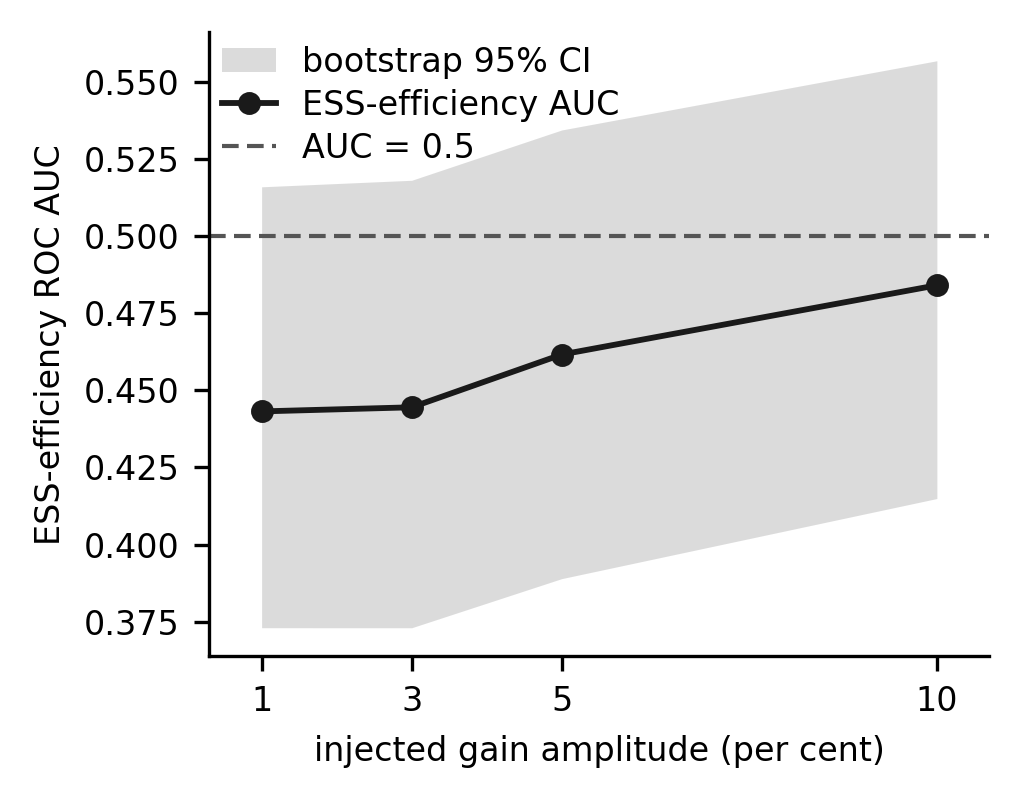

Recreate this plot in Python.
"""Journal-clean re-plot of the medium-level gain-amplitude sweep.

AUC points, a bootstrap 95% CI band and the AUC=0.5 reference line on a
linear 1-10 per cent x-axis, sized for a single journal column and with
plain axis labels. Nothing is recomputed here: every plotted value is read
from the persisted sweep-results json.

Source: outputs/is_reweight/amplitude_sweep_results.json
  (written by run_amplitude_sweep.py, level="medium", clean_n=150, n_mis=100,
  n_budget=6000 permutations per point; see that file's own header).
  For each of points["1pct"|"3pct"|"5pct"|"10pct"]:
    gain_factor      -> x-axis position (1, 3, 5, 10 per cent)
    auc_ess_eff      -> plotted AUC point
    ci95_lo/ci95_hi  -> plotted bootstrap 95% CI band

Output: amplitude_sweep_medium_journal.png (300 dpi) and .pdf, this
directory.
"""
from __future__ import annotations

import json
from pathlib import Path

import matplotlib
matplotlib.use("Agg")
import matplotlib.pyplot as plt

HERE = Path(__file__).resolve().parent
RESULTS_JSON = HERE / "amplitude_sweep_results.json"

with open(RESULTS_JSON) as f:
    results = json.loads(f.read())

assert results["level"] == "medium"

STRENGTHS = [1.0, 3.0, 5.0, 10.0]  # per cent, matches run_amplitude_sweep.py STRENGTHS
points = results["points"]

xs = STRENGTHS
aucs = [points[f"{s:g}pct"]["auc_ess_eff"] for s in xs]
los = [points[f"{s:g}pct"]["ci95_lo"] for s in xs]
his = [points[f"{s:g}pct"]["ci95_hi"] for s in xs]

# Cross-check against the values the coordinator quoted from memory
# (rounded to 3 d.p.): 0.443 / 0.445 / 0.462 / 0.484.
expected_auc_3dp = [0.443, 0.445, 0.462, 0.484]
for auc, want in zip(aucs, expected_auc_3dp):
    assert abs(round(auc, 3) - want) < 1e-9, (auc, want)

# ----------------------------------------------------------------------
# Plot.
# ----------------------------------------------------------------------
plt.rcParams.update({
    "font.size": 8,
    "axes.labelsize": 8,
    "xtick.labelsize": 8,
    "ytick.labelsize": 8,
    "legend.fontsize": 8,
    "font.family": "DejaVu Sans",
})

FIG_W_IN = 3.4
FIG_H_IN = 2.7

fig, ax = plt.subplots(figsize=(FIG_W_IN, FIG_H_IN))

ax.fill_between(xs, los, his, color="#8a8a8a", alpha=0.30, lw=0,
                 label="bootstrap 95% CI")
ax.plot(xs, aucs, marker="o", markersize=4.5, color="#1a1a1a", lw=1.4,
         label="ESS-efficiency AUC")
ax.axhline(0.5, color="#555555", lw=1.0, ls=(0, (4, 2)), label="AUC = 0.5")

ax.set_xlabel("injected gain amplitude (per cent)")
ax.set_ylabel("ESS-efficiency ROC AUC")
ax.set_xticks(xs)
ax.set_xlim(0.3, 10.7)

for spine in ("top", "right"):
    ax.spines[spine].set_visible(False)

ax.legend(loc="upper left", frameon=False, handlelength=1.6,
          borderaxespad=0.0, labelspacing=0.3)

fig.subplots_adjust(left=0.205, right=0.97, top=0.96, bottom=0.19)

out_png = HERE / "amplitude_sweep_medium_journal.png"
out_pdf = HERE / "amplitude_sweep_medium_journal.pdf"
fig.savefig(out_png, dpi=300)
fig.savefig(out_pdf)
print("wrote", out_png)
print("wrote", out_pdf)

print()
print("Plotted values (amplitude_sweep_results.json -> points):")
for s, auc, lo, hi in zip(xs, aucs, los, his):
    print(f"  {s:>4.0f}%  AUC={auc:.4f}  CI95=[{lo:.4f}, {hi:.4f}]")
